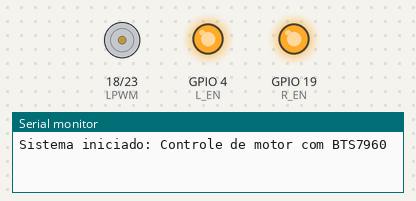
Recording of a sketch running on a simulated ESP32. On the bench: motor-driver pin pairs drawn as motors (green arrow = first pin HIGH = forward, orange = second pin HIGH = backward, longer = more drive), output pins drawn as LEDs (lit = HIGH), the last lines printed to the serial monitor.

Above: at 0.02 s.
At 2.0 s:
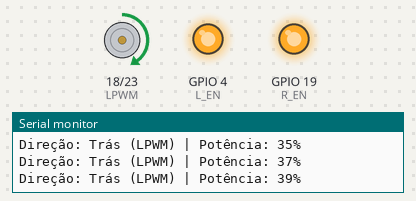
At 3.01 s:
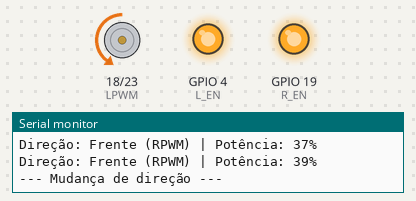
At 4.57 s:
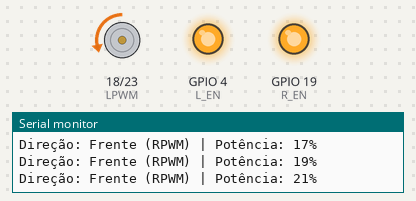
Timing chart, 0 to 4.9 s (numbered marks = the images above):
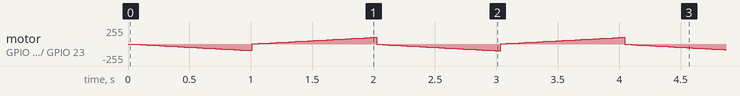

The sketch:

Ponte_H_BTS7960.ino
```cpp
#include <Arduino.h>

// ===== CONFIGURAÇÃO DE PINOS (AJUSTE CONFORME SUA MONTAGEM) =====
const int RPWM = 23;   // Pino PWM para rotação no sentido HORÁRIO (Direita)
const int LPWM = 18;   // Pino PWM para rotação no sentido ANTI-HORÁRIO (Esquerda)
const int R_EN = 19;   // Enable do lado direito (fixo em HIGH)
const int L_EN = 4;    // Enable do lado esquerdo (substitui o GPIO21)

// ===== CONFIGURAÇÃO DO PWM =====
const uint32_t freqPWM = 20000;    // Frequência de 20kHz (ideal para BTS7960)
const uint8_t resolution = 8;      // Resolução de 8 bits (0-255)
const int pwmMax = 255;            // Valor máximo do PWM

// ===== VARIÁVEIS DE CONTROLE =====
int potencia = 0;                  // Valor atual do PWM (0-255)
const int incremento = 5;          // Passo de incremento do PWM
bool direcaoFrente = true;         // Sentido do motor (true = frente, false = trás)
unsigned long ultimaAtualizacao = 0;
unsigned long ultimaMudancaDirecao = 0;
const unsigned long intervaloAtualizacao = 50;   // Tempo entre incrementos (ms)
const unsigned long intervaloDirecao = 1000;     // Tempo para mudar de direção (ms)

// ===== FUNÇÃO PARA CONFIGURAR PINOS E PWM =====
void setup() {
  Serial.begin(115200);

  // Configura os pinos de enable (sempre HIGH para habilitar o BTS7960)
  pinMode(R_EN, OUTPUT);
  pinMode(L_EN, OUTPUT);
  digitalWrite(R_EN, HIGH);
  digitalWrite(L_EN, HIGH);

  // Configuração dos canais PWM (RPWM e LPWM)
  ledcSetup(0, freqPWM, resolution);  // Canal 0 para RPWM
  ledcSetup(1, freqPWM, resolution);  // Canal 1 para LPWM
  ledcAttachPin(RPWM, 0);             // Associa RPWM ao canal 0
  ledcAttachPin(LPWM, 1);             // Associa LPWM ao canal 1

  Serial.println("Sistema iniciado: Controle de motor com BTS7960");
}

// ===== LOOP PRINCIPAL =====
void loop() {
  unsigned long agora = millis();

  // ---- CONTROLE DE VELOCIDADE (PWM GRADUAL) ----
  if (agora - ultimaAtualizacao >= intervaloAtualizacao) {
    ultimaAtualizacao = agora;

    // Incrementa a potência até o máximo
    if (potencia < pwmMax) {
      potencia += incremento;
      if (potencia > pwmMax) potencia = pwmMax;
    }

    // Aplica o PWM conforme a direção
    if (direcaoFrente) {
      ledcWrite(0, potencia);  // Ativa RPWM (sentido horário)
      ledcWrite(1, 0);         // Desativa LPWM
    } else {
      ledcWrite(0, 0);         // Desativa RPWM
      ledcWrite(1, potencia);  // Ativa LPWM (sentido anti-horário)
    }

    // Exibe informações no Serial Monitor
    Serial.print("Direção: ");
    Serial.print(direcaoFrente ? "Frente (RPWM)" : "Trás (LPWM)");
    Serial.print(" | Potência: ");
    Serial.print(map(potencia, 0, pwmMax, 0, 100));
    Serial.println("%");
  }

  // ---- CONTROLE DE MUDANÇA DE DIREÇÃO ----
  if (agora - ultimaMudancaDirecao >= intervaloDirecao) {
    ultimaMudancaDirecao = agora;
    direcaoFrente = !direcaoFrente;  // Inverte o sentido

    // Reinicia a potência para zero ao mudar de direção
    potencia = 0;
    Serial.println("--- Mudança de direção ---");
  }
}

/*
**Conexões**

| BTS7960 |  ESP32  |
| ------- | :-----: |
| VCC     |  3.3V   |
| GND     |   GND   |
| RPWM    | GPIO 23 |
| LPWM    | GPIO 18 |
| R_EN    | GPIO 19 |
| L_EN    | GPIO 4  |
*/
```
